Frame 1 (no input): blank canvas, image omitted
Frame 60 (no input): blank canvas, image omitted
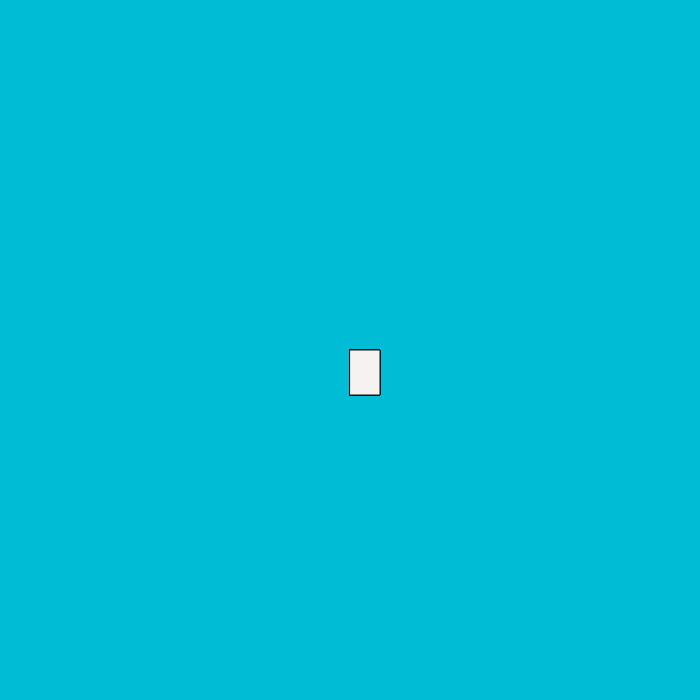
Frame 120 (the mouse pressed at the canvas centre since frame 60)

The p5.js sketch whose frames 1 and 60 were blank and that drew this single picture after the mouse press (run headless with seeded random() and noise() and a simulated clock; from frame 60 on, the mouse is pressed at the canvas centre):

// p5.js sketch
// ── sketch.js
function setup() {
    createCanvas(700, 700);
    background("#00BCD4");
  }
  
  function draw() {
    stroke("rgb(18,18,19)");
    fill("rgb(247,242,242)");
    
    //console.log(mouseIsPressed);
    
    if (mouseIsPressed){
    rect (mouseX,mouseY,30,45);
    }
     }
